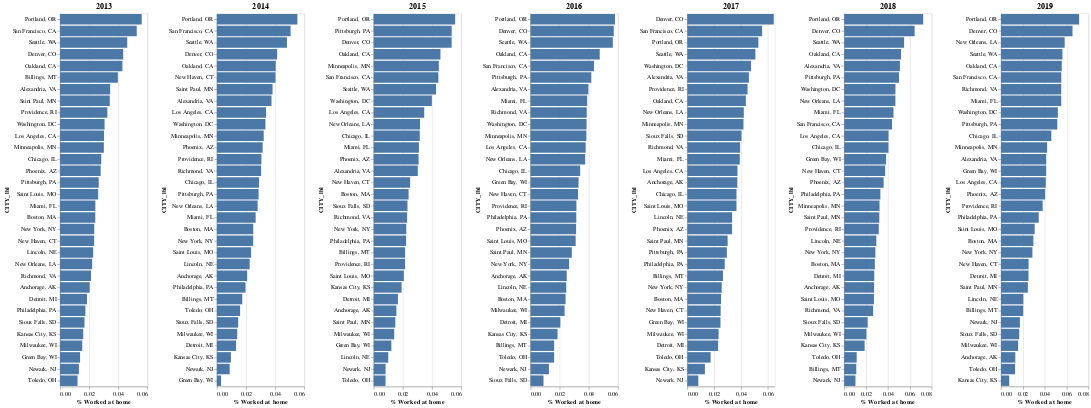

Notebook cell for this chart:
### Markdown cell above
## Cool. Cool Cool Cool. Now that we've got 2019 displaying nicely, let's show every year with the .hconcat() multiple chart feature

### Code cell
# Multiple years
charts = alt.hconcat()
for y in table["YEAR"].unique():
    one_year = table[table["YEAR"]==y]
    bar = alt.Chart(one_year, title=str(y)).mark_bar().encode(
        alt.X('% Worked at home'),
        alt.Y('CITY_lbl:N', sort="-x"),
    ).properties(width=150)
    charts |= bar
    
charts
